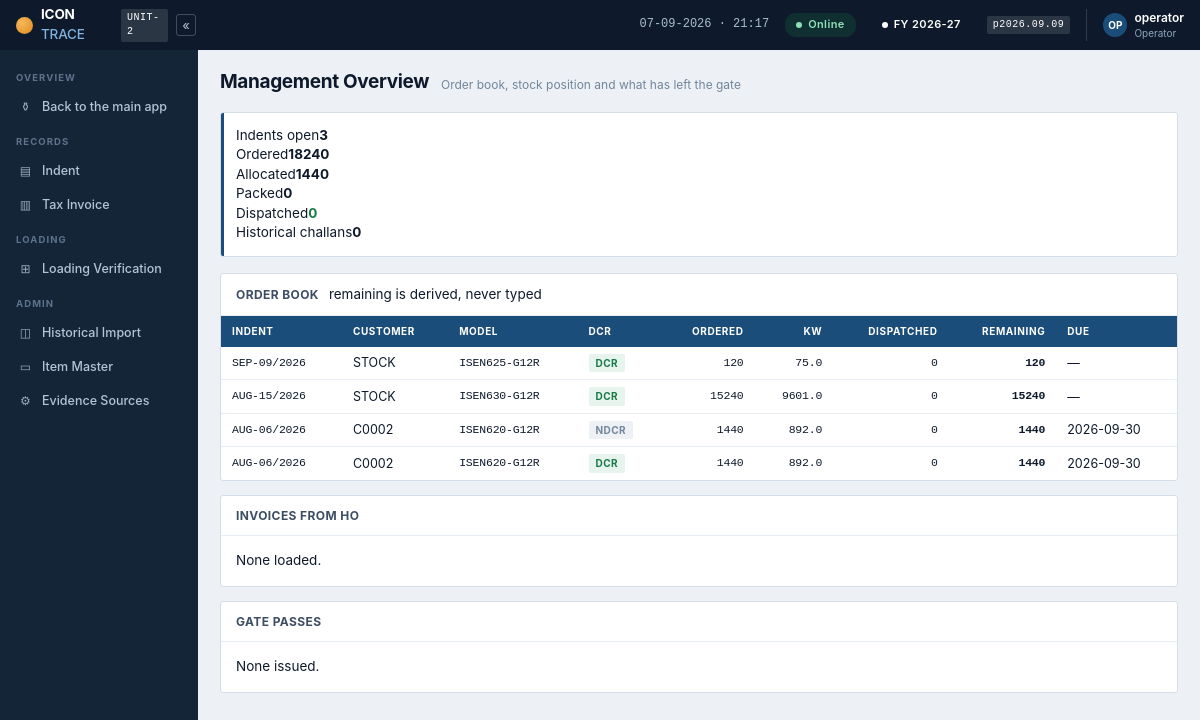
Page /mgmt on the committed database.
### tables this page shows
CREATE TABLE indent_line (
  indent_line_id INTEGER PRIMARY KEY AUTOINCREMENT,
  indent_id      INTEGER      NOT NULL,
  line_no        INTEGER    NOT NULL,

  item_description TEXT NOT NULL,   -- exactly as written on the form
  -- so the line points at an ITEM, and the cell type comes with it.
  item_code      TEXT  NULL,
  model          TEXT  NOT NULL,     -- must exist in the model master
  wattage        INT          NOT NULL,
  qty            INT          NOT NULL,

  -- Store-declared REQUIREMENTS, stated before material issue. They are not
  -- derived from the materials chosen - the store needs the instruction
  -- first. Keeping them independent is what makes the cross-check possible:
  -- indent says DCR + materials issued say NDCR = refuse.
  dcr            TEXT NOT NULL,
  arc            TEXT NULL,

  -- From "PALLET PACKING (36nos x 1)". NULL means use the unit ceiling,
  -- which comes from frame thickness (Unit-2 30mm = 36). Must never exceed
  -- it - a physically impossible instruction is refused at entry, not
  -- discovered at packing.
  pallet_qty     INTEGER     NULL,

  line_note      TEXT NULL,
  UNIQUE (indent_id, line_no),
  CONSTRAINT fk_il_indent FOREIGN KEY (indent_id)
    REFERENCES indent (indent_id)
);

CREATE TABLE indent (
  indent_id     INTEGER PRIMARY KEY AUTOINCREMENT,
  indent_no     TEXT  NOT NULL,        -- e.g. AUG-05/2026
  indent_date   TEXT         NOT NULL,
  customer      TEXT NOT NULL,
  area          TEXT  NULL,
  lot_name      TEXT  NULL,      -- optional, Humesh's request

  -- Icon's own vocabulary, from the Jan-2025 SRS. Do not invent new terms:
  --   make_to_stock  = "Common Items"     - fulfil from General Stock
  --   make_to_order  = "Un-Common Items"  - built to a customer spec
  -- Borosil is make_to_order (own labels, no Icon logo). AGNI is
  -- make_to_stock. This is a SEPARATE axis from pre/post-shared, which is
  -- only about when the serial is disclosed.
  build_type    TEXT NOT NULL
                DEFAULT 'make_to_stock',

  -- The paper form says things like "NEXT WEEK". Keep what was written for
  -- the record, but store a real date so it can be sorted and chased.
  delivery_by   TEXT         NULL,
  delivery_text TEXT NULL,

  special_instructions TEXT  NULL,
  prepared_by   TEXT  NULL,            -- e.g. Akansha Reddy
  approved_by   TEXT  NULL,            -- Marketing HOD
  form_no       TEXT  NOT NULL DEFAULT 'IS-HO-MRK-FM-03',

  pdf_path      TEXT NULL,            -- file on disk, never a BLOB
  pdf_sha256    TEXT     NULL,

  status        TEXT NOT NULL DEFAULT 'open',
  closed_reason TEXT NULL,
  created_at    TEXT     NOT NULL DEFAULT CURRENT_TIMESTAMP,
  created_by    TEXT  NOT NULL,
  UNIQUE (indent_no)
);

### app.py (the view)
@app.route("/mgmt")
def mgmt():
    with db.conn() as (cx, cur):
        f = db.production_funnel(cur)
        indents = db.recent_indents(cur)
        prog = db.indent_progress(cur)
        inv = db.recent_invoices(cur)
        gps = db.gatepasses(cur)
        stats = db.import_stats(cur)
    return render_template("mgmt.html", f=f, indents=indents, prog=prog,
                           invoices=inv, gatepasses=gps, stats=stats)

### app.py (called while the page is built)
def build_id():
    h = hashlib.sha256()
    for name in BUILD_FILES:
        for folder in (BASE, os.path.join(BASE, "static"),
                       os.path.join(BASE, "templates")):
            p = os.path.join(folder, name)
            if os.path.exists(p):
                h.update(str(os.path.getmtime(p)).encode())
                h.update(str(os.path.getsize(p)).encode())
                break
    return h.hexdigest()[:10]

@app.after_request
def no_store(resp):
    ct = resp.headers.get("Content-Type", "")
    if "text/html" in ct or "application/json" in ct:
        resp.headers["Cache-Control"] = "no-store, no-cache, must-revalidate, max-age=0"
        resp.headers["Pragma"] = "no-cache"
        resp.headers["Expires"] = "0"
        resp.headers["X-Icon-Build"] = build_id()
    return resp

def actor():
    return session.get("user", "operator")

@app.context_processor
def globals_():
    return {
        "db_mode": "MySQL" if db.available() else "DEMO — nothing is saved",
        "db_live": db.available(),
        "today": datetime.date.today(),
        "fy_label": db.fy_label(db.fin_year()),
        "user": actor(),
        "parser_version": invparse.__version__,
        "now": datetime.datetime.now().strftime("%d-%m-%Y  ·  %H:%M"),
        "cfg_unit": "2",
        "build": build_id(),
    }

### db.py (called while the page is built)
def available():
    return True

def fin_year(d=None):
    d = d or datetime.date.today()
    return d.year if d.month >= 4 else d.year - 1

def fy_label(fy):
    return "%d-%02d" % (fy, (fy + 1) % 100)

def recent_invoices(cur, n=20):
    if cur is None:
        return list(reversed(_demo["invoice"]))[:n]
    cur.execute("SELECT invoice_id, irn, invoice_no, invoice_date, buyer_name, "
                "declared_qty, declared_model, created_at, superseded_by "
                "FROM invoice ORDER BY invoice_id DESC LIMIT %s", (n,))
    return cur.fetchall()

def import_stats(cur):
    if cur is None:
        return {"challans": len(_demo["challan"]), "boxes": len(_demo["box"]),
                "serials": len(_demo["box_serial"])}
    stats = {}
    for key, sql in (("challans", "SELECT COUNT(*) n FROM challan"),
                     ("boxes", "SELECT COUNT(*) n FROM box"),
                     ("serials", "SELECT COUNT(*) n FROM challan_serial")):
        cur.execute(sql)
        stats[key] = cur.fetchone()["n"]
    return stats

### store.py (called while the page is built)
def _row_factory(cursor, row):
    return {d[0]: row[i] for i, d in enumerate(cursor.description)}

### templates/mgmt.html
{% extends "base.html" %}{% set nav='mgmt' %}
{% block body %}
<div class="pg"><h2>Management Overview</h2>
  <p>Order book, stock position and what has left the gate</p></div>
<div class="kpi" style="margin-bottom:16px">
  <div><span>Indents open</span><b>{{ indents|length }}</b></div>
  <div><span>Ordered</span><b>{{ prog | sum(attribute='ordered_qty') }}</b></div>
  <div><span>Allocated</span><b>{{ f.allocated }}</b></div>
  <div><span>Packed</span><b>{{ f.packed }}</b></div>
  <div><span>Dispatched</span><b style="color:var(--pass)">{{ f.dispatched }}</b></div>
  <div><span>Historical challans</span><b>{{ stats.challans }}</b></div>
</div>
<div class="card"><div class="card-h"><h3>Order book</h3>
  <span class="sp hint">remaining is derived, never typed</span></div>
{% if prog %}<table>
<thead><tr><th>Indent</th><th>Customer</th><th>Model</th><th>DCR</th>
<th style="text-align:right">Ordered</th><th style="text-align:right">KW</th>
<th style="text-align:right">Dispatched</th><th style="text-align:right">Remaining</th>
<th>Due</th></tr></thead><tbody>
{% for p in prog %}<tr><td class="mono">{{ p.indent_no }}</td><td>{{ p.customer }}</td>
<td class="mono">{{ p.model }}</td>
<td><span class="tag {{ 't-pass' if p.dcr=='DCR' else 't-mute' }}">{{ p.dcr }}</span></td>
<td style="text-align:right" class="mono">{{ p.ordered_qty }}</td>
<td style="text-align:right" class="mono">{{ p.ordered_kw }}</td>
<td style="text-align:right" class="mono">{{ p.dispatched_qty }}</td>
<td style="text-align:right" class="mono"><b>{{ p.remaining_qty }}</b></td>
<td>{{ p.delivery_by or '—' }}</td></tr>{% endfor %}
</tbody></table>{% else %}<div class="card-b hint">No indents yet.</div>{% endif %}</div>
<div class="card"><div class="card-h"><h3>Invoices from HO</h3></div>
{% if invoices %}<table>
<thead><tr><th>Invoice</th><th>Date</th><th>Buyer</th><th>Model</th>
<th style="text-align:right">Declared</th></tr></thead><tbody>
{% for i in invoices %}<tr><td class="mono">{{ i.invoice_no }}</td>
<td>{{ i.invoice_date or '—' }}</td><td>{{ i.buyer_name }}</td>
<td class="mono">{{ i.declared_model }}</td>
<td style="text-align:right" class="mono">{{ i.declared_qty }}</td></tr>{% endfor %}
</tbody></table>{% else %}<div class="card-b hint">None loaded.</div>{% endif %}</div>
<div class="card"><div class="card-h"><h3>Gate passes</h3></div>
{% if gatepasses %}<table>
<thead><tr><th>Number</th><th>Date</th><th>Type</th><th>Party</th><th>Material</th></tr></thead>
<tbody>{% for g in gatepasses %}<tr><td class="mono">{{ g.gp_no }}</td><td>{{ g.gp_date }}</td>
<td><span class="tag {{ 't-rev' if g.kind=='RGP' else 't-mute' }}">{{ g.kind }}</span></td>
<td>{{ g.party }}</td><td>{{ g.description }}</td></tr>{% endfor %}</tbody>
</table>{% else %}<div class="card-b hint">None issued.</div>{% endif %}</div>
{% endblock %}

### rows in the picture
indent_line: indent_no "SEP-09/2026", customer "STOCK", model "ISEN625-G12R", dcr "DCR", ordered_qty "120", ordered_kw "75.0", dispatched_qty "0", remaining_qty "120", delivery_by "—"
indent_line: indent_no "AUG-15/2026", customer "STOCK", model "ISEN630-G12R", dcr "DCR", ordered_qty "15240", ordered_kw "9601.0", dispatched_qty "0", remaining_qty "15240", delivery_by "—"
indent_line: indent_no "AUG-06/2026", customer "C0002", model "ISEN620-G12R", dcr "NDCR", ordered_qty "1440", ordered_kw "892.0", dispatched_qty "0", remaining_qty "1440", delivery_by "2026-09-30"
indent_line: indent_no "AUG-06/2026", customer "C0002", model "ISEN620-G12R", dcr "DCR", ordered_qty "1440", ordered_kw "892.0", dispatched_qty "0", remaining_qty "1440", delivery_by "2026-09-30"

### other values in the picture
{{ cfg_unit }} "2"
{{ fy_label }} "2026-27"
{{ parser_version }} "2026.09.09"
{{ user[:2] | upper }} "OP"
{{ user }} "operator"
{{ indents|length }} "3"
{{ prog | sum(attribute='ordered_qty') }} "18240"
{{ f.allocated }} "1440"
{{ f.packed }} "0"
{{ f.dispatched }} "0"
{{ stats.challans }} "0"
